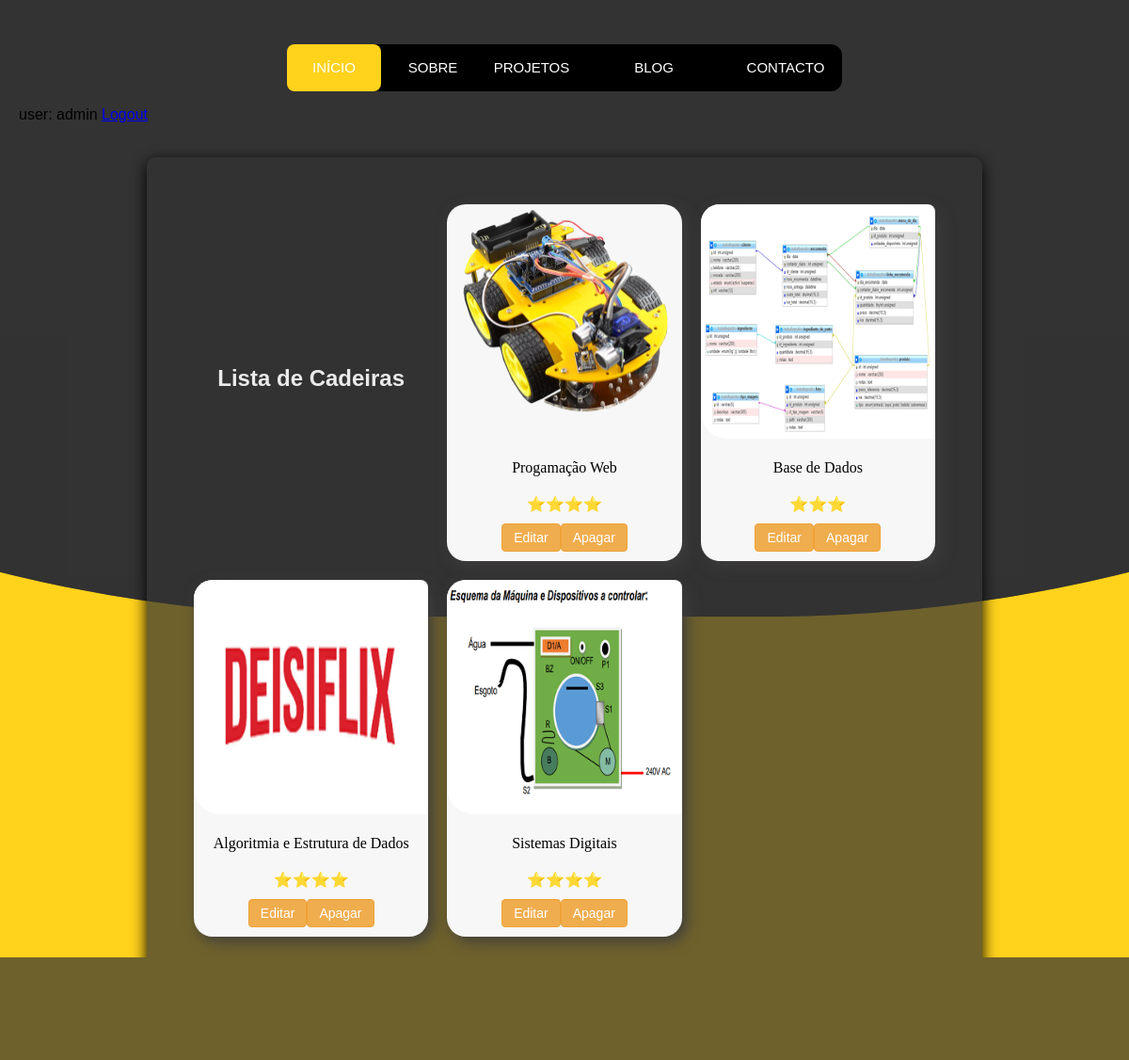
The app's page /home_educacao/ (signed in) with its own data.
### portifolio/models.py (models this page shows, shortened)
class Cadeira(models.Model):
    SEMESTER_CHOICES = (
        ('1', '1º semestre'),
        ('2', '2º semestre'),
        ('3', '3º semestre'),
        ('4', '4º semestre'),
        ('5', '5º semestre'),
        ('6', '6º semestre'),
    )
    nome = models.CharField(max_length=100)
    ano_letivo_frequentado = models.PositiveIntegerField()
    semestre = models.CharField(max_length=1, choices=SEMESTER_CHOICES)
    creditos_ects = models.PositiveIntegerField()
    topicos_abordados = models.TextField()
    ranking = models.PositiveIntegerField(
        choices=((1, '1 estrela'), (2, '2 estrelas'), (3, '3 estrelas'), (4, '4 estrelas'), (5, '5 estrelas'))
    )
    professores = models.ManyToManyField(Pessoa)
    projetos_realizados = models.ManyToManyField(Projeto)
    imagem = models.ImageField(upload_to='cadeiras/', blank=True, null=True)
    nota = models.PositiveIntegerField()
    departamento = models.CharField(max_length=100)
    carga_horaria = models.PositiveIntegerField()
    descricao_cadeira = models.TextField()

### portifolio/views.py (the view)
# urls.py: path('home_educacao/', views.home_educacao, name='home_educacao'),
def home_educacao(request):
    cadeiras = Cadeira.objects.all()
    return render(request, 'portfolio/sobreMim/sobreMim_educacao_folder/home_educacao.html', {'cadeiras': cadeiras})

### portifolio/templates/portfolio/sobreMim/sobreMim_educacao_folder/home_educacao.html
{% extends 'portfolio/base/layout_base.html' %}
{% block link %}
    {% load static %}
    <link rel="stylesheet" href="{% static 'portfolio/css/sobreMim/home_educacao/home_educacao.css' %}">
{% endblock %}
{% block main %}
    <p>
        {% if request.user.is_authenticated %}
            user: {{ request.user }}
            <a href="{% url 'portifolio:logout_educacao' %}">Logout</a>
        {% else %}
            <a href="{% url 'portifolio:login_educacao' %}">Login</a>
        {% endif %}
    </p>
    <section class="hero_educacao">
        <div class="content_educacao">
            <div class="bloco_educacao">
                <h2>Lista de Cadeiras</h2>
                {% if cadeiras %}
                    {% for cadeira in cadeiras %}
                        <div class="cards_educacao  {{ cadeira.id }}"
                             onclick="window.location.href='{% url 'portifolio:detalhes_cadeira_educacao' pk=cadeira.pk %}'">
                            <div class="title_educacao">
                                     <span class="info">
                                        <img src="{{ cadeira.imagem.url }}" alt="Imagem da Cadeira">
                                         <p>{{ cadeira.nome }}</p>
                                         {% if cadeira.ranking == 1 %}
                                             <p>⭐</p>
                                         {% elif cadeira.ranking == 2 %}
                                             <p>⭐⭐</p>
                                         {% elif cadeira.ranking == 3 %}
                                             <p>⭐⭐⭐</p>
                                         {% elif cadeira.ranking == 4 %}
                                             <p>⭐⭐⭐⭐</p>
                                         {% elif cadeira.ranking == 5 %}
                                             <p>⭐⭐⭐⭐⭐</p>
                                         {% else %}
                                             <p>⭐ - erro</p>
                                         {% endif %}
                                     </span>
                            </div>
                            <div class="button-yellow_tarefa">
                                {% if user.is_authenticated %}
                                    <a href="{% url 'portifolio:editar_cadeira_educacao' pk=cadeira.pk %}"
                                       class="btn btn-warning btn-sm">Editar</a>
                                    <a href="{% url 'portifolio:apagar_cadeira_educacao' pk=cadeira.pk %}"
                                       class="btn btn-warning btn-sm">Apagar</a>
                                {% endif %}
                            </div>
                        </div>
                    {% endfor %}
                {% else %}
                    <p>Nenhuma cadeira encontrada.</p>
                {% endif %}
            </div>
            <p>
                {% if request.user.is_authenticated %}
                    <a href="{% url 'portifolio:criar_cadeira_educacao' %}" class="btn btn-success btn-block">
                        Criar Cadeira</a>
                {% endif %}
            </p>
        </div>
    </section>
{% endblock %}

### portifolio/static/portfolio/css/sobreMim/home_educacao/home_educacao.css (style rules this page uses)
body { font-family: Arial, sans-serif; margin: 0; padding: 20px; position: relative; }
.hero_educacao { position: relative; color: white; display: flex; align-items: center; overflow: hidden; }
.hero_educacao h2 { position: relative; z-index: 1; font-size: 2vw; margin: 0 0 10px; line-height: 1; color: rgba(255, 255, 255, 0.9); }
.hero_educacao p { position: relative; z-index: 1; color: #000000; line-height: 1.4; font-family: 'Cherry Swash', cursive; font-size: 16px; }
.content_educacao { max-width: 80%; margin: 0 auto; padding: 0 20px; }
.info { font-size: 14px; margin-right: 10px; }
.btn { display: inline-block; padding: 6px 12px; font-size: 14px; font-weight: normal; text-align: center; white-space: nowrap; vertical-align: middle; cursor: pointer; border: 1px solid transparent; border-radius: 4px; text-decoration: none; }
.btn-warning { color: #ffffff; background-color: #f0ad4e; border-color: #eea236; }
.btn-success { color: #ffffff; background-color: #5cb85c; border-color: #4cae4c; }
.btn-block { display: block; width: 100%; }
.bloco_educacao { display: grid; grid-template-columns: repeat(3, 1fr); gap: 20px; justify-items: center; align-items: center; background-color: rgb(51 51 51 / 71%);; padding: 50px; border-radius: 10px; box-shadow: 0 4px 16px #000000; margin: 20px auto; max-width: 1200px; }
.bloco_educacao > div { display: flex; grid-template-rows: auto 1fr auto; border-radius: 20px; box-shadow: 5px 5px 15px #403e3e; background-color: #f7f7f7; transition: transform 0.3s ease-in-out; justify-content: center; }
.bloco_educacao img { border-radius: 20px 8px 0 28px; width: 100%; height: auto; }
.bloco_educacao > div > div:last-child { padding: 5px 5px 10px 5px; border-radius: 0 20px 20px 0; display: flex; justify-content: center; align-items: center; flex-direction: row; }
.cards_educacao { display: flex; flex-wrap: wrap; justify-content: space-between; align-items: flex-start; }
.cards_educacao .title_educacao { width: 100%; color: black; margin-bottom: -30px; text-align: center; }

### portifolio/static/portfolio/css/base/layout_base.css (style rules this page uses)
* { box-sizing: border-box; }
:root { --color: #FFD21C; }

### records on screen
Cadeira: imagem (picture), nome "Progamação Web"
Cadeira: imagem (picture), nome "Base de Dados"
Cadeira: imagem (picture), nome "Algoritmia e Estrutura de Dados"
Cadeira: imagem (picture), nome "Sistemas Digitais"

### other values on screen
{{ request.user }} "admin"
